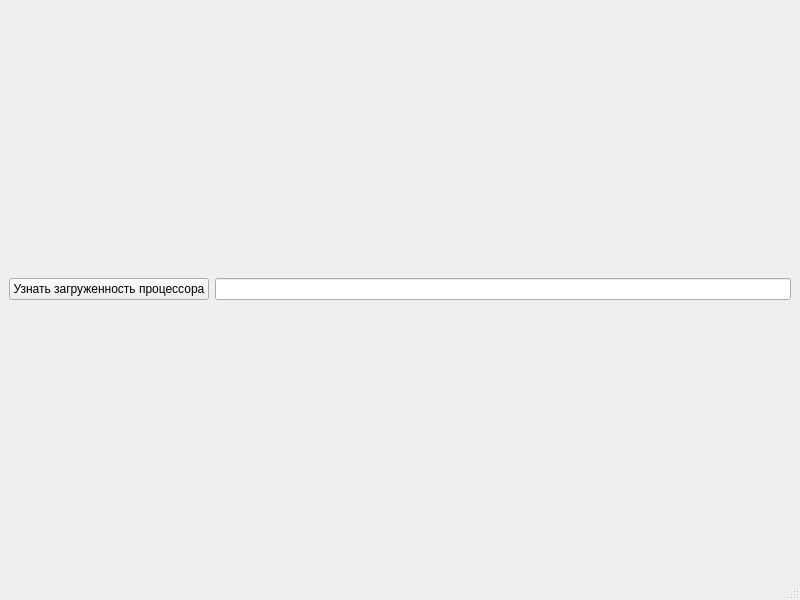
<?xml version="1.0" encoding="UTF-8"?>
<ui version="4.0">
 <class>MainWindow</class>
 <widget class="QMainWindow" name="MainWindow">
  <property name="geometry">
   <rect>
    <x>0</x>
    <y>0</y>
    <width>800</width>
    <height>600</height>
   </rect>
  </property>
  <property name="windowTitle">
   <string>MainWindow</string>
  </property>
  <widget class="QWidget" name="centralwidget">
   <layout class="QHBoxLayout" name="horizontalLayout_2">
    <item>
     <layout class="QHBoxLayout" name="horizontalLayout">
      <item>
       <widget class="QPushButton" name="pushButton">
        <property name="minimumSize">
         <size>
          <width>200</width>
          <height>0</height>
         </size>
        </property>
        <property name="text">
         <string>Узнать загруженность процессора</string>
        </property>
       </widget>
      </item>
      <item>
       <widget class="QLineEdit" name="lineEdit">
        <property name="minimumSize">
         <size>
          <width>100</width>
          <height>0</height>
         </size>
        </property>
       </widget>
      </item>
     </layout>
    </item>
   </layout>
  </widget>
  <widget class="QMenuBar" name="menubar">
   <property name="geometry">
    <rect>
     <x>0</x>
     <y>0</y>
     <width>800</width>
     <height>22</height>
    </rect>
   </property>
  </widget>
  <widget class="QStatusBar" name="statusbar"/>
 </widget>
 <resources/>
 <connections/>
</ui>
